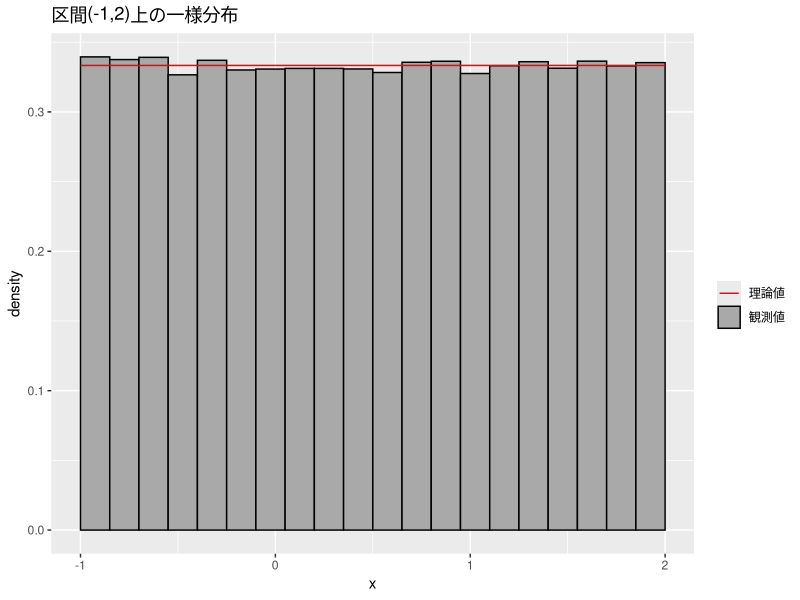

R code for this plot:
### 一様分布のシミュレーション
set.seed(1) # 乱数の初期値を指定
runif(10) # 区間(0,1)上の一様乱数を10個発生
## ヒストグラムの作成と確率密度関数との比較
library(ggplot2) # ggplotでヒストグラムを描画
a <- -1
b <- 2
x <- runif(10^5, min = a, max = b)
f <- function(x) dunif(x, a, b) # 確率密度関数
ggplot() + 
  geom_histogram(aes(x, y = after_stat(density), # y軸を密度スケールにする
                     color = "観測値"), # 凡例をつけるために, color=ラベルの形式で設定しておく
                 breaks = seq(a, b, by = (b - a)/20), # ビンを手動で設定
                 fill = "darkgray") + # 棒グラフの色
  stat_function(aes(color = "理論値"), fun = f) + 
  # 密度の上書き. ここでも凡例をつけるためにcolorを設定しておく
  scale_color_manual(name = "", values = c(観測値="black", 理論値="red")) +
  # ヒストグラムの境界線・密度の色の設定. 凡例にも反映される
  ggtitle(paste0("区間(", a, ",", b, ")上の一様分布")) # グラフタイトル
